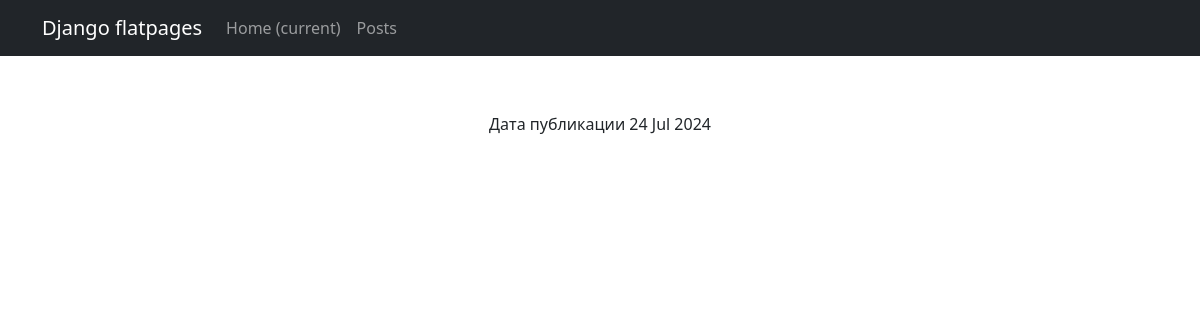
The page /posts/1/ on the database as committed earlier.
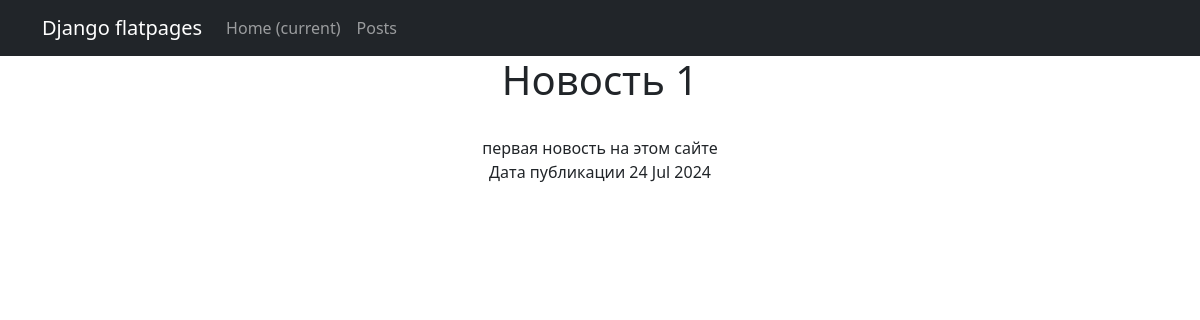
The same page on the database as committed later.
### news/models.py (models this page shows, shortened)
class Post(models.Model):
    article = 'AR'
    news = 'NE'
    POSITIONS =[
        (article, 'article'),
        (news, 'news'),
    ]
    author = models.ForeignKey(Author, on_delete=models.CASCADE, related_name='posts')
    news_art = models.CharField(max_length=2,choices=POSITIONS,default='NE')
    date_in = models.DateTimeField(auto_now_add=True)
    category = models.ManyToManyField(Category, through='PostCategory')
    title = models.CharField(max_length=255)
    text = models.TextField(default='')
    rating = models.IntegerField(default=0)

### news/views.py (the view)
# urls.py: path('<int:pk>/', PostDetail.as_view(), name='post_detail'),
class PostDetail(DetailView):
    model = Post
    template_name = 'post.html'
    context_object_name = 'post'

### news/templatetags/custom_filters.py (called while the page is built)
@register.filter
def censorship(value, words_to_censor):
    words = value.split()  # Разделяем текст на слова
    censored_text = []
    for word in words:
        clean_word = word.strip('.,!?;:')  # Удаляем знаки препинания в конце слова для точного сравнения
        if clean_word.lower() in words_to_censor:  # Сравниваем без учета регистра
            censored_word = clean_word[0] + '*' * (len(clean_word) - 1)
            censored_text.append(word.replace(clean_word, censored_word))  # Возвращаем знаки препинания на место
        else:
            censored_text.append(word)
    return ' '.join(censored_text)

### templates/post.html (shortened to what this page needs)
{% extends 'flatpages/default.html' %}
{% load custom_filters %}
{% block content %}
<h1>{{ post.title }}</h1>
<br>
{{ post.text|censorship:"редиска"}}
<br>
Дата публикации {{ post.date_in|date:'d M Y' }}
{% endblock content %}

Rows that differ between the two databases and show on the page:
changed Post: title (not shown) → "Новость 1"; text|censorship (not shown) → "первая новость на этом сайте"
